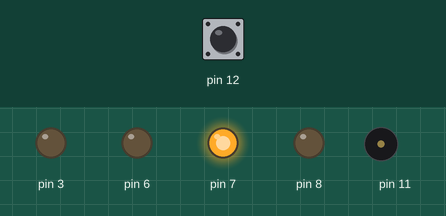
A sketch run on a simulated Arduino Uno, built with avr-gcc and run on an emulated ATmega328P. Parts: output pins drawn as LEDs (lit = HIGH), buzzer (waves = sounding). The test bench sets the inputs (shaded band); at power-on: pin 12 HIGH.

Above: at 0.5 s.
At 35.1 s:
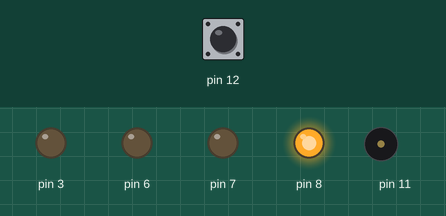
Timing chart, 0 to 40.0 s (numbered marks = the images above):
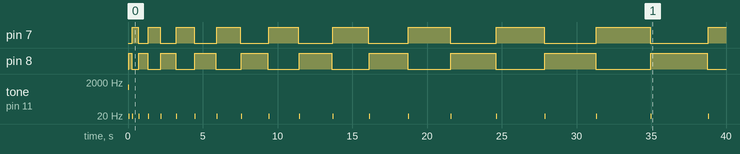

Measured:
- by itself, pin 7: LOW → HIGH at 0.28 s, → LOW 0.40 s later, → HIGH 0.68 s later, → LOW 0.80 s later, … (19 changes in this stretch)
- by itself, pin 8: LOW → HIGH at 0.04 s, → LOW 0.20 s later, → HIGH 0.48 s later, → LOW 0.60 s later, … (20 changes in this stretch)
- by itself, tone on pin 11: plays 1000 Hz for 0.04 s, 1 Hz for 0.05 s, 1 Hz for 0.05 s, 1 Hz for 0.05 s, 1 Hz for 0.05 s, 1 Hz for 0.05 s … (21 notes in this stretch)

The sketch:

CarOne.ino
```cpp
boolean start;
int offset = 0;
int num = 200;
int spin = 200;
int lorr = 1;
void setup(){
  Serial.begin(9600);
 tone(11,1000,300);
 pinMode(3,OUTPUT);
 pinMode(4,INPUT);
 pinMode(5,INPUT);
 pinMode(6,OUTPUT);
 pinMode(7,OUTPUT);
 pinMode(8,OUTPUT);
 pinMode(12,INPUT);
 pinMode(13,INPUT);

}
void loop(){
tryMotion(0,0);
}

void tryMotion(int target, int actual){
if(target != actual){
if(lorr < 0){
rotateRight();
}
else{
rotateLeft();
}
delay(num);
lorr *= -1;
num+=spin;
motionNone();
}
delay(40);
while(digitalRead(12)==LOW && digitalRead(13)==LOW){
  motionForward();
  offset+=1;
  Serial.println(offset);
  if(offset>800){
  motionNone();
  while(true){
 tone(11,1,10);
 delay(10);
 tone(11,1000,10);

  }
}
}
tone(11,1,50);
offset/=1.13;
while(offset!=0){
  Serial.println(offset);
 motionBackward();
  offset-=1;
}
tryMotion(target+1,actual);

 }
void motionBackward(){
  digitalWrite(7,HIGH);
  digitalWrite(8,LOW);
  digitalWrite(9,LOW);
  digitalWrite(10,HIGH);
}
void motionForward(){
  digitalWrite(7,LOW);
  digitalWrite(8,HIGH);
  digitalWrite(9,HIGH);
  digitalWrite(10,LOW);
}
void motionRight(){
  digitalWrite(7,LOW);
  digitalWrite(8,LOW);
  digitalWrite(9,HIGH);
  digitalWrite(10,LOW);
}
void motionLeft(){
   digitalWrite(7,LOW);
  digitalWrite(8,HIGH);
  digitalWrite(9,LOW);
  digitalWrite(10,LOW);
}
void motionNone(){
   digitalWrite(7,LOW);
  digitalWrite(8,LOW);
  digitalWrite(9,LOW);
  digitalWrite(10,LOW);
}
void rotateLeft(){
   digitalWrite(7,LOW);
  digitalWrite(8,HIGH);
  digitalWrite(9,LOW);
  digitalWrite(10,HIGH);
}
void rotateRight(){
   digitalWrite(7,HIGH);
  digitalWrite(8,LOW);
  digitalWrite(9,HIGH);
  digitalWrite(10,LOW);
}
```
